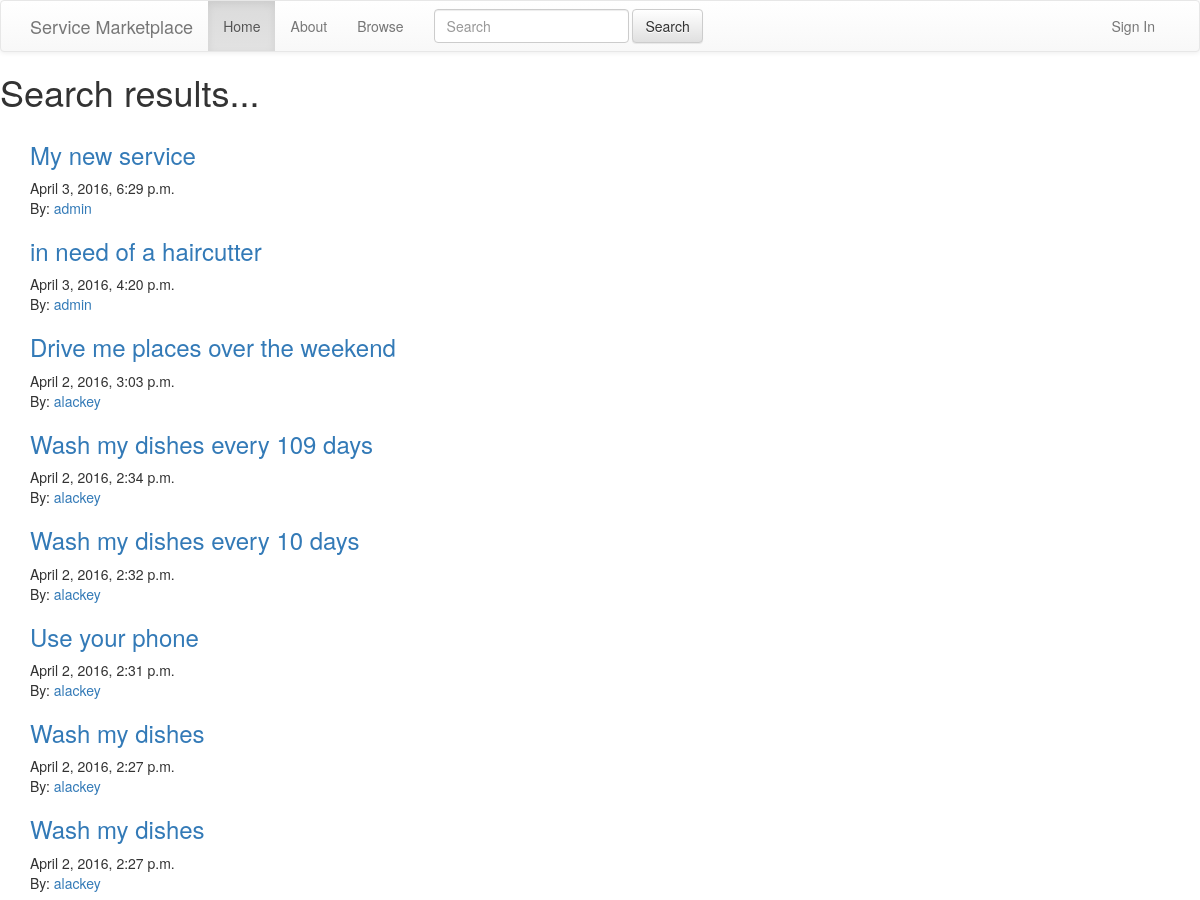
/search/ (upper part), run on an earlier commit of the app's database.
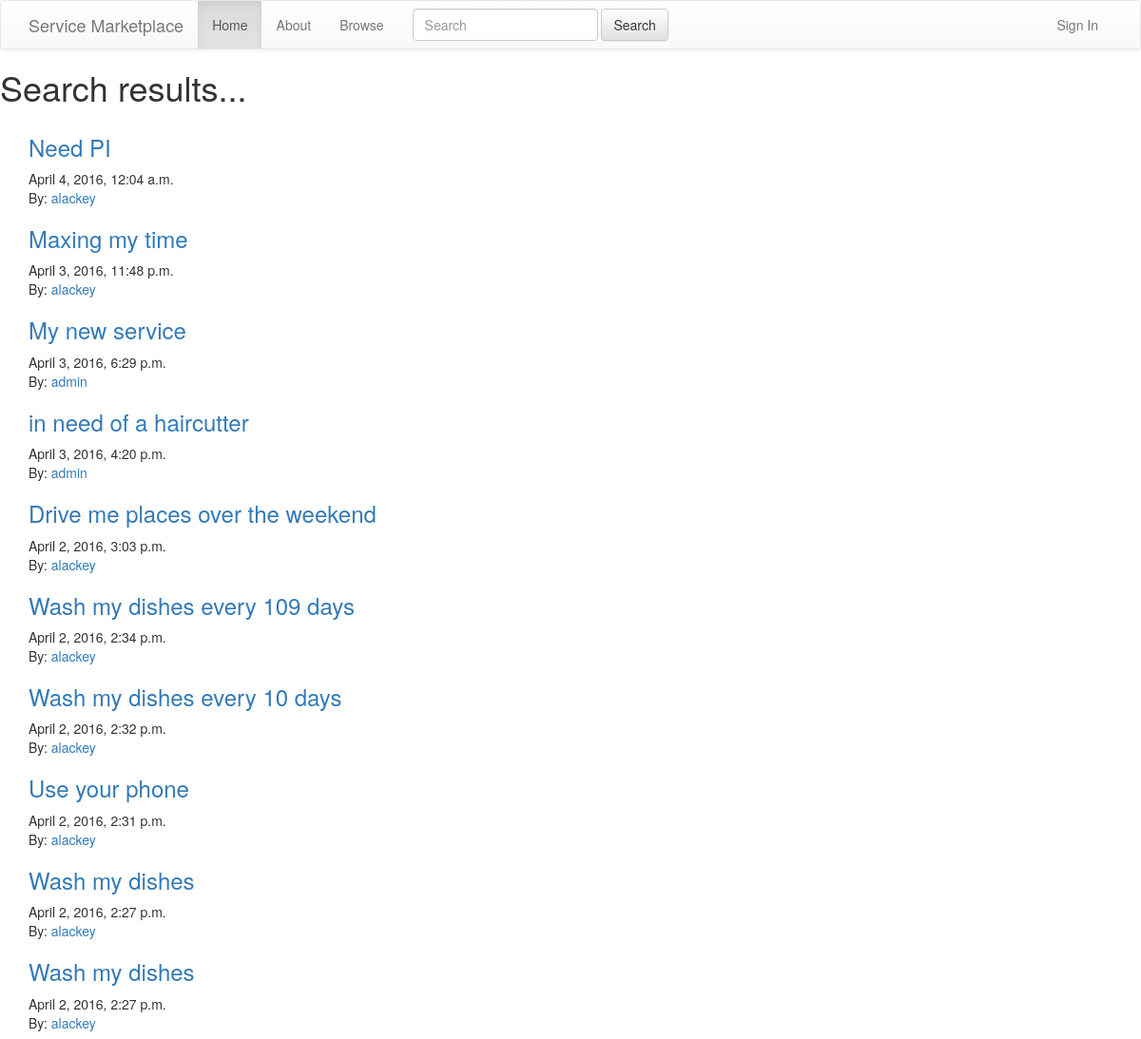
And on a later commit of the database.
### market/models.py (models this page shows, shortened)
class Service(models.Model):
    client = models.ForeignKey(
        settings.AUTH_USER_MODEL,
        related_name='service_client',
        null=True,
        blank=True
    )
    service_provider = models.ForeignKey(
        settings.AUTH_USER_MODEL,
        related_name='service_service_providers',
        null=True,
        blank=True
    )
    title = models.CharField(max_length=100)
    description = models.TextField()
    location = models.CharField(max_length=50, default="U.S.")
    final_time = models.DateTimeField("Ending Time")
    category = models.CharField(max_length=50, default="Other")
    is_open = models.BooleanField(default=True)
    bid = models.DecimalField(
        max_digits=10,
        decimal_places=2,
        default=1000.00
    )
    created_date = models.DateTimeField(default=timezone.now)

### market/views.py (the view)
# urls.py: url(r'^search/$', views.search, name="search"),
def search(request):
    query = request.GET.get('q')
    if query:
        results = (Service.objects.filter(title__contains=query) |  \
                   Service.objects.filter(description__contains=query)).order_by('-created_date')
    else:
        results = Service.objects.all().order_by('-created_date')
    return render(request, 'market/search_result.html', {'results': results})

### market/templates/market/search_result.html
{% extends "market/base.html" %}
{% block content %}
    <h1>Search results...</h1>
    <div class="content container">
        <div class="row">
            <div class="col-md-8">
                {% for service in results %}
                    <div class="service">
                        <h3><a href="{% url 'service_detail' pk=service.pk %}">{{ service.title }}</a></h3>
                        <div class="date">{{ service.created_date }}</div>
                        {% if service.client == user %}
                            <p>By: <a href="{% url 'my_account' %}">You</a></p>
                        {% else %}
                            <p>By: <a href="{% url 'user_profile' username=service.client %}">{{ service.client }}</a></p>
                        {% endif %}
                    </div>
                {% endfor %}
            </div>
        </div>
    </div>
{% endblock %}

### market/templates/market/base.html (shortened to what this page needs)
{% load staticfiles %}
<html>
<head>
    <link rel="stylesheet" href="//maxcdn.bootstrapcdn.com/bootstrap/3.2.0/css/bootstrap.min.css">
    <link rel="stylesheet" href="//maxcdn.bootstrapcdn.com/bootstrap/3.2.0/css/bootstrap-theme.min.css">
    <link rel="stylesheet" href="//code.jquery.com/ui/1.11.4/themes/smoothness/jquery-ui.css">
    <link rel="stylesheet" href="{% static 'css/base.css' %}">
</head>
<body>
<div id="wrapper">
 <nav class="navbar navbar-default">
  <div class="container">
    <div class="navbar-header">
      <a class="navbar-brand" href="/">Service Marketplace</a>
    </div>
    <div class="collapse navbar-collapse" id="bs-example-navbar-collapse-1">
      <ul class="nav navbar-nav">
      	<li class="active"><a href="">Home</a></li>
      	<li><a href="">About</a></li>
      	<li><a href="/browse/">Browse</a></li>
      </ul>
      <form class="navbar-form navbar-left" role="search" method="GET" action="{% url 'search' %}">
        <div class="form-group">
          <input type="text" class="form-control" placeholder="Search" name="q">
        </div>
        <button type="submit" class="btn btn-default" value="search">Search</button>
      </form>
      <ul class="nav navbar-nav navbar-right">
        <li><a href="/accounts/login/">Sign In </a></li>
      </ul>
    </div>
  </div>
</nav>
{% block content %}
{% endblock %}
</div>
</body>
</html>

### market/static/css/base.css (style rules this page uses)
html, body { margin:0; padding:0; height:100%; }
#wrapper { min-height:100%; position:relative; }

What changed in the data, as far as the page shows it:
added Service: title "Need PI", created_date "April 4, 2016, 12:04 a.m.", client "alackey"
added Service: title "Maxing my time", created_date "April 3, 2016, 11:48 p.m.", client "alackey"
